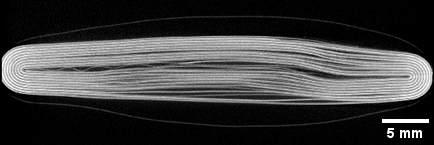
#> input picture data/raw/at_T0_ws.png, 434 x 145 px; its folder holds only this picture in this run
$ python preprocess.py
#> lines starting #> are read from the running program, lines starting #| are printed output that depends on the picture; after the words box and inside, x2 and y2 are one past the last pixel; in counts of white or black regions, pixels touching at a corner belong together
"""Prepare the raw XCT slices for analysis.

- bf_*  (blurred inputs): strip the coloured viewer border lines, convert to
  8-bit grayscale, and save a binary mask of the cell body.
- at_*  (sharp references): convert to grayscale and mask out the scale bar.

Usage:  python src/preprocess.py
Outputs go to data/processed/.
"""
from pathlib import Path

import numpy as np
from PIL import Image
from scipy import ndimage as ndi
from skimage.filters import threshold_otsu

ROOT = Path(__file__).resolve().parents[1]
RAW, OUT = ROOT / "data/raw", ROOT / "data/processed"

# Crop box (left, top, right, bottom) that removes the red/blue/green
# border lines drawn by the viewer in the bf_* exports.
BF_CROP = (17, 4, 451, 313)
# Region of the at_* images holding the "5 mm" scale bar (x0, y0) -> to edge.
AT_SCALEBAR_FROM = (370, 112)


def to_gray(path: Path) -> np.ndarray:
    return np.array(Image.open(path).convert("RGBA").convert("L"))


def cell_mask(img: np.ndarray) -> np.ndarray:
    """Largest bright connected region = the pouch-cell body."""
    smooth = ndi.gaussian_filter(img.astype(float), 3)
    m = smooth > threshold_otsu(smooth)
    lab, n = ndi.label(m)
    if n == 0:
        return m
    sizes = ndi.sum(m, lab, range(1, n + 1))
    m = lab == (np.argmax(sizes) + 1)
    return ndi.binary_fill_holes(ndi.binary_closing(m, iterations=3))


def main() -> None:
    OUT.mkdir(parents=True, exist_ok=True)
    for p in sorted(RAW.glob("bf_*.png")):
        g = to_gray(p)
        l, t, r, b = BF_CROP
        g = g[t:b, l:r]
        Image.fromarray(g).save(OUT / p.name)
        Image.fromarray((cell_mask(g) * 255).astype(np.uint8)).save(
            OUT / p.name.replace(".png", "_mask.png"))
        print(f"{p.name}: {g.shape}")
    for p in sorted(RAW.glob("at_*.png")):
        g = to_gray(p)
        x0, y0 = AT_SCALEBAR_FROM
        valid = np.ones_like(g, dtype=bool)
        valid[y0:, x0:] = False
        g = g.copy()
        g[~valid] = int(np.median(g[g < 40])) if (g < 40).any() else 0
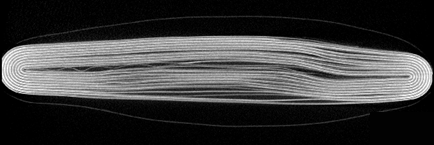
#> g: shape (145, 434); min 0, max 255, mean 59.7
        Image.fromarray(g).save(OUT / p.name)
        print(f"{p.name}: {g.shape}")
#| at_T0_ws.png: (145, 434)


if __name__ == "__main__":
    main()

$ run again, on data/raw/bf_T0_3.png
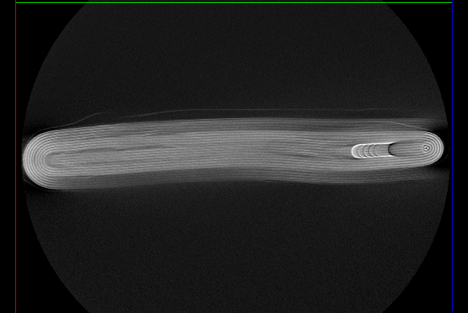
#> input picture data/raw/bf_T0_3.png, 468 x 313 px
#> in main, `g = g[t:b, l:r]`:
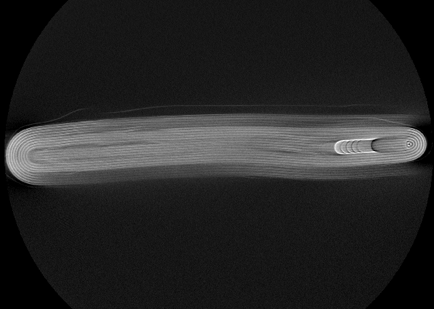
#> g: shape (309, 434); min 0, max 249, mean 37.5
#> in cell_mask, `m = smooth > threshold_otsu(smooth)`:
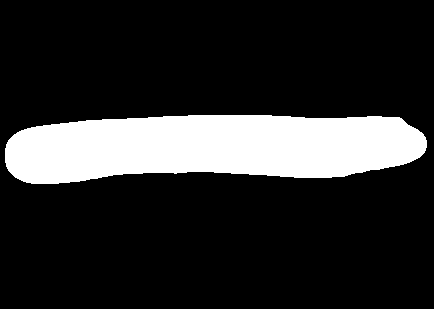
#> m: shape (309, 434) bool; 17.4% white; 1 white region, box (x1, y1, x2, y2) and area: (5, 115, 427, 184) 23337
#> n = 1
#> sizes = [23337]
#| bf_T0_3.png: (309, 434)

$ run again, on data/raw/at_T2_ws.png
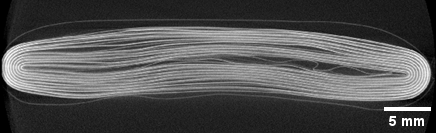
#> input picture data/raw/at_T2_ws.png, 436 x 133 px
#> in main, `g[~valid] = int(np.median(g[g < 40])) if (g < 40).any() else 0`:
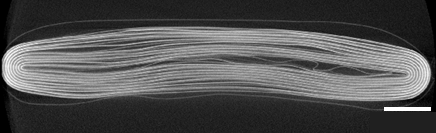
#> g: shape (133, 436); min 0, max 255, mean 80.1
#| at_T2_ws.png: (133, 436)

$ run again, on data/raw/bf_T0.png
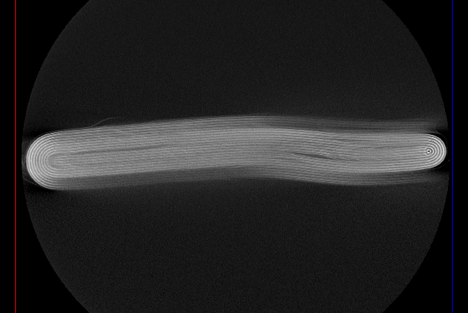
#> input picture data/raw/bf_T0.png, 468 x 313 px
#> in main, `g = g[t:b, l:r]`:
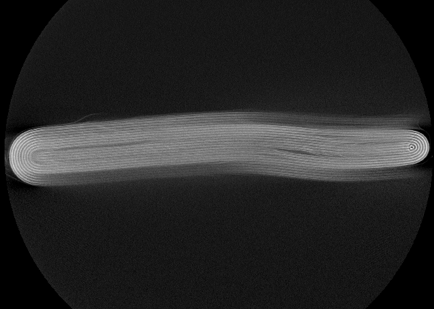
#> g: shape (309, 434); min 0, max 225, mean 38.5
#> in cell_mask, `m = smooth > threshold_otsu(smooth)`:
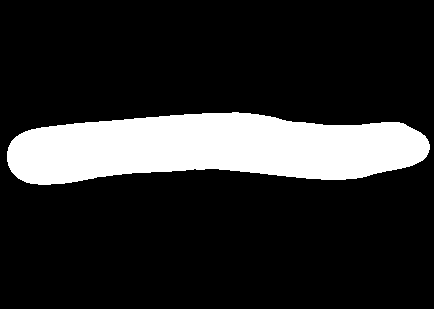
#> m: shape (309, 434) bool; 16.8% white; 1 white region, box (x1, y1, x2, y2) and area: (7, 112, 430, 185) 22562
#> n = 1
#> sizes = [22562]
#| bf_T0.png: (309, 434)

$ run again, on data/raw/bf_T0_2.png
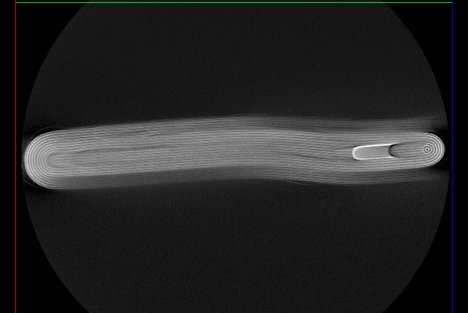
#> input picture data/raw/bf_T0_2.png, 468 x 313 px
#> in main, `g = g[t:b, l:r]`:
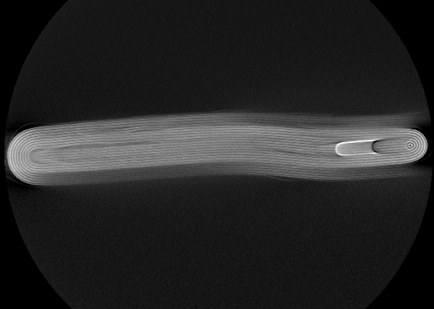
#> g: shape (309, 434); min 0, max 255, mean 38.1
#> in cell_mask, `m = smooth > threshold_otsu(smooth)`:
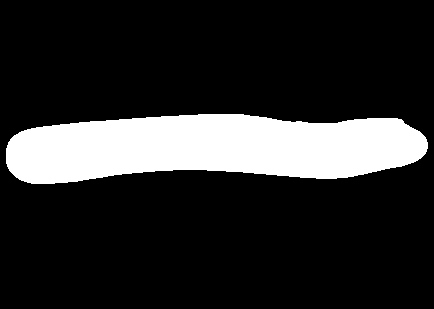
#> m: shape (309, 434) bool; 16.9% white; 1 white region, box (x1, y1, x2, y2) and area: (6, 114, 428, 184) 22653
#> n = 1
#> sizes = [22653]
#| bf_T0_2.png: (309, 434)
